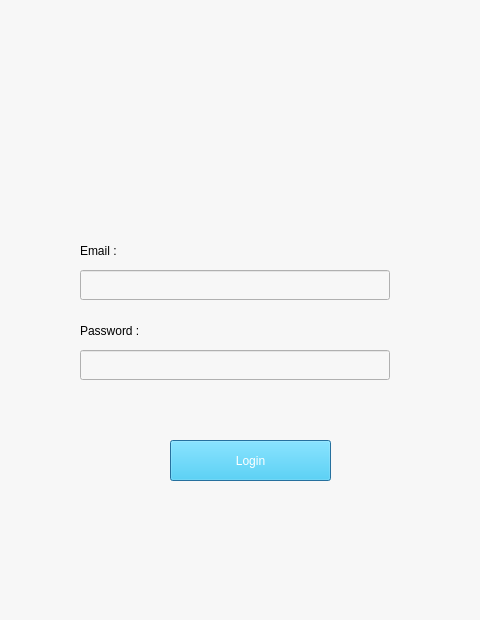
<?xml version="1.0" encoding="UTF-8"?>
<ui version="4.0">
 <class>Dialog</class>
 <widget class="QDialog" name="Dialog">
  <property name="geometry">
   <rect>
    <x>0</x>
    <y>0</y>
    <width>480</width>
    <height>620</height>
   </rect>
  </property>
  <property name="minimumSize">
   <size>
    <width>480</width>
    <height>620</height>
   </size>
  </property>
  <property name="maximumSize">
   <size>
    <width>480</width>
    <height>620</height>
   </size>
  </property>
  <property name="windowTitle">
   <string>Login</string>
  </property>
  <property name="windowIcon">
   <iconset>
    <normaloff>../images/iconLogin.png</normaloff>../images/iconLogin.png</iconset>
  </property>
  <property name="styleSheet">
   <string notr="true">background-color: rgb(247, 247, 247);
</string>
  </property>
  <widget class="QLabel" name="label">
   <property name="geometry">
    <rect>
     <x>170</x>
     <y>50</y>
     <width>151</width>
     <height>131</height>
    </rect>
   </property>
   <property name="styleSheet">
    <string notr="true">color: rgb(0, 0, 0);
font: 22pt &quot;MS Shell Dlg 2&quot;;</string>
   </property>
   <property name="text">
    <string/>
   </property>
   <property name="pixmap">
    <pixmap>../images/user.png</pixmap>
   </property>
  </widget>
  <widget class="QLabel" name="label_2">
   <property name="geometry">
    <rect>
     <x>80</x>
     <y>240</y>
     <width>101</width>
     <height>21</height>
    </rect>
   </property>
   <property name="styleSheet">
    <string notr="true">font: 10pt &quot;MS Shell Dlg 2&quot;;</string>
   </property>
   <property name="text">
    <string>Email :</string>
   </property>
  </widget>
  <widget class="QLineEdit" name="email">
   <property name="geometry">
    <rect>
     <x>80</x>
     <y>270</y>
     <width>310</width>
     <height>30</height>
    </rect>
   </property>
  </widget>
  <widget class="QLineEdit" name="password">
   <property name="geometry">
    <rect>
     <x>80</x>
     <y>350</y>
     <width>310</width>
     <height>30</height>
    </rect>
   </property>
  </widget>
  <widget class="QLabel" name="label_3">
   <property name="geometry">
    <rect>
     <x>80</x>
     <y>320</y>
     <width>101</width>
     <height>21</height>
    </rect>
   </property>
   <property name="styleSheet">
    <string notr="true">font: 10pt &quot;MS Shell Dlg 2&quot;;</string>
   </property>
   <property name="text">
    <string>Password :</string>
   </property>
  </widget>
  <widget class="QPushButton" name="btnLogin">
   <property name="geometry">
    <rect>
     <x>170</x>
     <y>440</y>
     <width>161</width>
     <height>41</height>
    </rect>
   </property>
   <property name="cursor">
    <cursorShape>PointingHandCursor</cursorShape>
   </property>
   <property name="styleSheet">
    <string notr="true">font: 10pt &quot;MS Shell Dlg 2&quot;;
background-color: rgb(40, 207, 254);
color: rgb(255, 255, 255);
font: 75 8pt &quot;MS Shell Dlg 2&quot;;
font: 75 10pt &quot;MS Shell Dlg 2&quot;;</string>
   </property>
   <property name="text">
    <string>Login</string>
   </property>
  </widget>
 </widget>
 <resources/>
 <connections/>
</ui>
